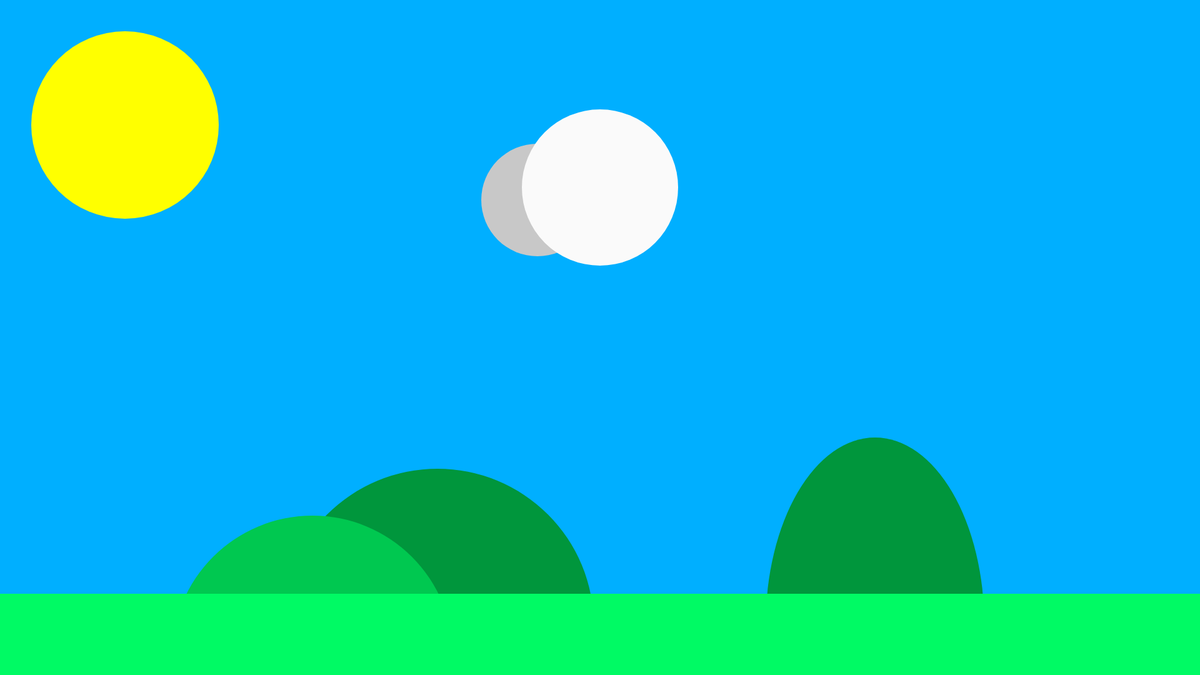
Frame 1 (no input)
Frame 60 (no input): identical to frame 1, image omitted
Frame 120 (the mouse pressed at the canvas centre since frame 60): identical to frame 1, image omitted

The p5.js sketch that drew this single still picture (run headless with seeded random() and noise() and a simulated clock; from frame 60 on, the mouse is pressed at the canvas centre):

// p5.js sketch
// ── sketch.js
// Project Title
// Sami
// September 16, 2024

let charx = 960, chary = 300;
let groundHeight = 950;

function setup() {
  createCanvas(1920, 1080);
  noStroke()


}

function draw() {
  background(0, 175, 255);

  //hills
  //leftmost hill
  fill(0, 150, 60);
  circle(700, groundHeight + 50, 500);
  //2nd leftmost hill
  fill(0, 200, 80);
  circle(500, groundHeight + 100, 450);
  //3rd leftmost hill
  fill(0, 150, 60);
  ellipse(1400, groundHeight + 50, 350, 600);

  //sun
  fill(255, 255, 0);
  circle(200, 200, 300);
  
  //ground
  fill(0, 250, 100);
  rect(0, groundHeight, 1920, 1080);

  //character (cloud)
  //left ball
  fill(200, 200, 200);
  circle(charx - 100, chary + 20, 180);
  //right ball
  fill(200, 200, 200);
  circle(charx, chary, 200);
  //middle ball
  fill(250, 250, 250);
  circle(charx, chary, 250);
  

}
